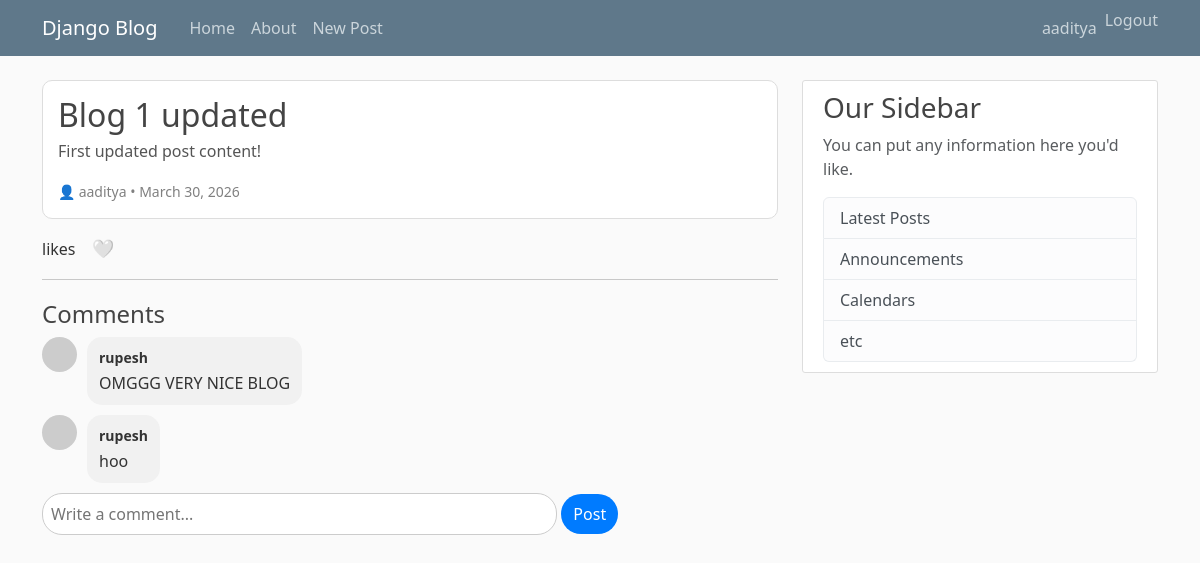
The app's page /post/1/ (signed in) with its own data.
### blog/models.py (models this page shows, shortened)
class Post(models.Model):
  title=models.CharField(max_length=100)
  content=models.TextField()
  author=models.ForeignKey(User,on_delete=models.CASCADE)
  created_at=models.DateTimeField(auto_now_add=True)

class Comment(models.Model):
  post=models.ForeignKey(Post, on_delete=models.CASCADE, related_name='comments')
  user=models.ForeignKey(User, on_delete=models.CASCADE)
  content=models.TextField()
  created_at=models.DateTimeField(auto_now_add=True)

### blog/views.py (the view)
# urls.py: path('post/<int:pk>/', views.post_detail, name='post-detail'),
def post_detail(request, pk):
    post = get_object_or_404(Post, id=pk)
    comments = post.comments.all()
    is_liked = False
    if request.user.is_authenticated:
        is_liked = Like.objects.filter(post=post, user=request.user).exists()
    if request.method == 'POST':
        if request.user.is_authenticated:
            form = CommentForm(request.POST)
            if form.is_valid():
                comment = form.save(commit=False)
                comment.post = post
                comment.user = request.user
                comment.save()
                return redirect('post-detail', pk=post.id)
        else:
            return redirect('login')
    else:
        form = CommentForm()
    context = {
        'post': post,
        'comments': comments,
        'form': form,
        'is_liked': is_liked
    }
    return render(request, 'blog/post_detail.html', context)

### blog/forms.py
class CommentForm(forms.ModelForm):
  class Meta:
    model=Comment
    fields=['content']

### blog/templates/blog/post_detail.html (shortened to what this page needs)
{% extends "blog/base.html" %}
{% block content %}
<article style="border:1px solid #ddd; padding:15px; border-radius:10px; margin-bottom:15px; background:#fff;">
  <h2 style="margin-bottom:5px;">{{ post.title }}</h2>
  <p style="color:#555;">{{ post.content }}</p>
  <small style="color:gray;">
    👤 {{ post.author }} • {{ post.created_at|date:"F d, Y" }}
  </small>
</article>
<div style="display:flex; align-items:center; gap:10px; margin-top:10px;">
  <p style="margin:0;"><strong>{{ post.likes.count }}</strong> likes</p>
  {% if user.is_authenticated %}
    <form action="{% url 'post-like' post.id %}" method="POST">
      <button type="submit"
        style="border:none; background:none; cursor:pointer; font-size:18px;">
        {% if is_liked %}
          ❤️
        {% else %}
          🤍
        {% endif %}
      </button>
    </form>
  {% endif %}
</div>
<hr>
<h4 style="margin-top:20px;">Comments</h4>
{% for comment in comments %}
  <div style="display:flex; gap:10px; margin-bottom:10px;">
    <div style="width:35px; height:35px; border-radius:50%; background:#ccc;"></div>
    <div style="background:#f1f1f1; padding:8px 12px; border-radius:15px; max-width:70%;">
      <strong style="font-size:14px;">{{ comment.user }}</strong>
      <p style="margin:2px 0;">{{ comment.content }}</p>
    </div>
  </div>
{% empty %}
  <p>No comments yet.</p>
{% endfor %}
{% if user.is_authenticated %}
  <form method="POST" style="margin-top:10px;">
    <input type="text" name="content" placeholder="Write a comment..."
      style="width:70%; padding:8px; border-radius:20px; border:1px solid #ccc;">
    <button type="submit"
      style="padding:8px 12px; border:none; background:#007bff; color:white; border-radius:20px;">
      Post
    </button>
  </form>
{% endif %}
{% endblock content %}

### blog/templates/blog/base.html (shortened to what this page needs)
{% load static %}
<!DOCTYPE html>
<html lang="en">
<head>
  <link href="https://cdn.jsdelivr.net/npm/bootstrap@5.3.8/dist/css/bootstrap.min.css"
        rel="stylesheet"
>
  <link rel="stylesheet" type="text/css" href="{% static 'blog/main.css' %}">
</head>
<body>
<header class="site-header">
  <nav class="navbar navbar-expand-md navbar-dark bg-steel fixed-top">
    <div class="container">
      <a class="navbar-brand me-4" href="{% url 'blog-home' %}">
        Django Blog
      </a>
      <div class="collapse navbar-collapse" id="navbarToggle">
        <div class="navbar-nav me-auto">
          <a class="nav-item nav-link" href="{% url 'blog-home' %}">Home</a>
          <a class="nav-item nav-link" href="{% url 'blog-about' %}">About</a>
          {% if user.is_authenticated %}
            <a class="'nav-item nav-link" href="{% url 'post-create' %}">New Post</a>
          {% endif %}
        </div>
        <div class="navbar-nav ms-auto">
          {% if user.is_authenticated %}
            <span class="nav-item nav-link">
              {{ user.username }}
            </span>
            <form method="POST" action="{% url 'logout' %}" class="d-inline">
              <button type="submit" class="btn btn-link nav-link p-0">
                Logout
              </button>
            </form>
          {% endif %}
        </div>
      </div>
    </div>
  </nav>
</header>
<main role="main" class="container" style="margin-top: 80px;">
  <div class="row">
    <div class="col-md-8">
      {% block content %}{% endblock %}
    </div>
    <div class="col-md-4">
      <div class="content-section">
        <h3>Our Sidebar</h3>
        <p class="text-muted">
          You can put any information here you'd like.
        </p>
        <ul class="list-group">
          <li class="list-group-item list-group-item-light">Latest Posts</li>
          <li class="list-group-item list-group-item-light">Announcements</li>
          <li class="list-group-item list-group-item-light">Calendars</li>
          <li class="list-group-item list-group-item-light">etc</li>
        </ul>
      </div>
    </div>
  </div>
</main>
</body>
</html>

### blog/static/blog/main.css (style rules this page uses)
body { background: #fafafa; color: #333333; margin-top: 5rem; }
h1, h2, h3, h4, h5, h6 { color: #444444; }
ul { margin: 0; }
.bg-steel { background-color: #5f788a; }
.site-header .navbar-nav .nav-link { color: #cbd5db; }
.content-section { background: #ffffff; padding: 10px 20px; border: 1px solid #dddddd; border-radius: 3px; margin-bottom: 20px; }

### records on screen
Post: title "Blog 1 updated", content "First updated post content!", author "aaditya", created_at "March 30, 2026"
Comment: user "rupesh", content "OMGGG VERY NICE BLOG"
Comment: user "rupesh", content "hoo"

### other values on screen
{{ user.username }} "aaditya"
